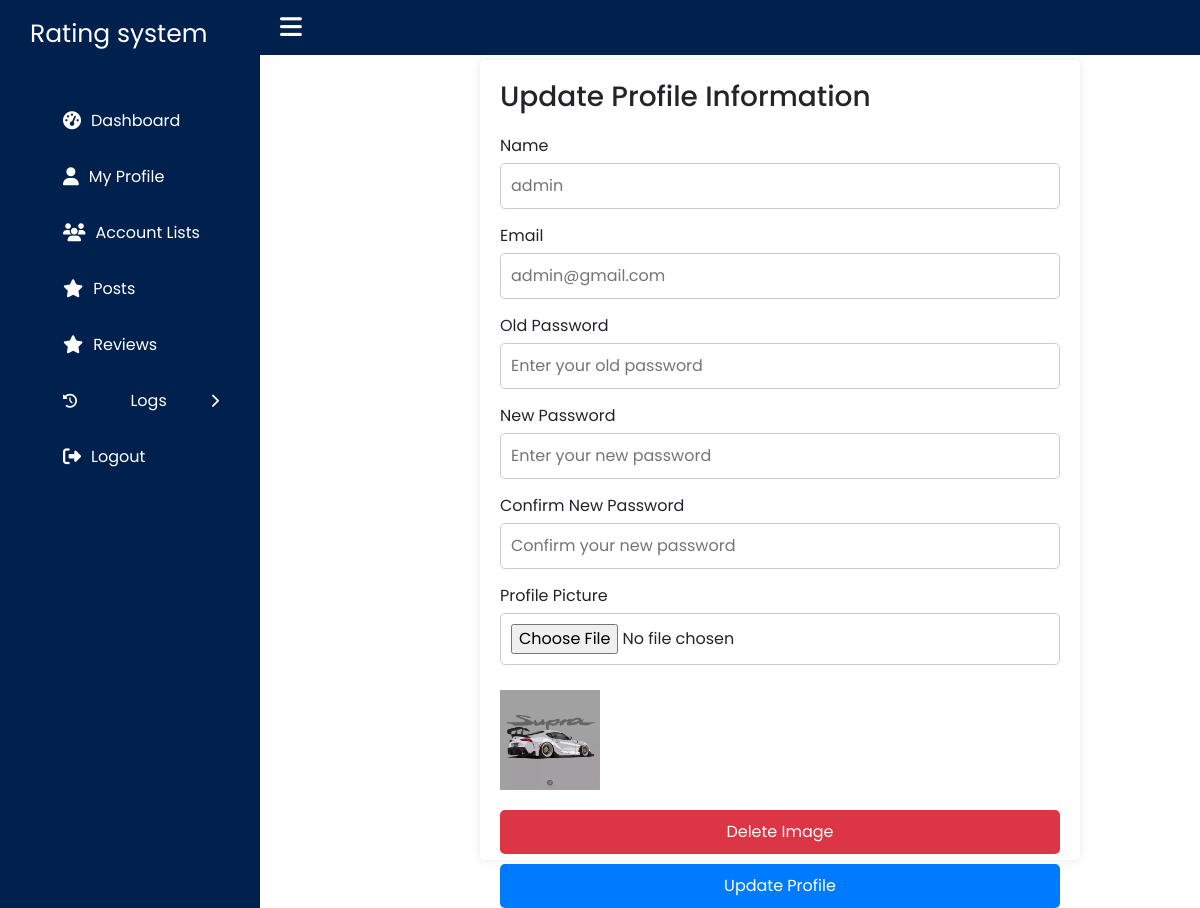
/admin/profile.php (signed in), run on the app's committed database.
### tables this page shows
CREATE TABLE `rating_accounts` (
  `id` int(11) NOT NULL,
  `image` varchar(30) NOT NULL,
  `name` varchar(30) NOT NULL,
  `email` varchar(30) NOT NULL,
  `password` varchar(255) NOT NULL,
  `userType` varchar(20) NOT NULL,
  `date_registered` datetime NOT NULL DEFAULT current_timestamp()
);

### admin/profile.php (the view, shortened to what this page needs)
<?php
include '../components/connection.php';
$select_user = $connForAccounts->prepare("SELECT * FROM `rating_accounts` WHERE id = ? LIMIT 1");
$select_user->execute([$user_id]);
$fetch_user = $select_user->fetch(PDO::FETCH_ASSOC);
?>
<!DOCTYPE html>
<html lang="en">
<head>
    <link rel="stylesheet" href="https://cdnjs.cloudflare.com/ajax/libs/twitter-bootstrap/5.3.0/css/bootstrap.min.css">
    <link rel="stylesheet" href="../css/admin.css">
    <link rel="stylesheet" href="https://cdnjs.cloudflare.com/ajax/libs/font-awesome/6.6.0/css/all.min.css" />
</head>
<body>
<?php include 'sidebar.php'; ?>
</head>
<body>
<main class="main">
    <h3>Update Profile Information</h3>
    <form action="" method="post" enctype="multipart/form-data">
        <div class="form-group">
            <label for="name">Name</label>
            <input type="text" name="name" placeholder="<?= ($fetch_user['name']); ?>" >
        </div>
        <div class="form-group">
            <label for="email">Email</label>
            <input type="email" name="email" placeholder="<?= ($fetch_user['email']); ?>" >
        </div>
        <div class="form-group">
            <label for="old_pass">Old Password</label>
            <input type="password" name="old_pass" placeholder="Enter your old password">
        </div>
        <div class="form-group">
            <label for="new_pass">New Password</label>
            <input type="password" name="new_pass" placeholder="Enter your new password">
        </div>
        <div class="form-group">
            <label for="c_pass">Confirm New Password</label>
            <input type="password" name="c_pass" placeholder="Confirm your new password">
        </div>
        <div class="form-group">
            <label for="images">Profile Picture</label>
            <input type="file" name="images" accept="image/*">
        </div>
        <?php if ($fetch_user['image']): ?>
            <div>
                <img src="../uploaded_files/<?= htmlspecialchars($fetch_user['image']); ?>" alt="Profile Image" class="img-preview">
                <button type="button" class="btn btn-danger" id="delete-image-btn">Delete Image</button>
            </div>
        <?php endif; ?>
        <button type="submit" name="submit" class="btn">Update Profile</button>
    </form>
</main>
</body>
</html>

### css/admin.css (style rules this page uses)
* { margin: 0; padding: 0; box-sizing: border-box; font-family: "Poppins", sans-serif; }
.navbar, .main { left: 260px; width: calc(100% - 260px); transition: all 0.5s ease; z-index: 1000; }
.main { position: relative; height: 100vh; z-index: 100; background: #e7f2fd; top: 50px; }

### admin/profile.php (style rules this page uses)
.main { max-width: 600px; margin: 0 10px 0 220px; background: white; padding: 20px; border-radius: 5px; box-shadow: 0 0 10px rgba(0, 0, 0, 0.1); top: 60px; }
h3 { margin-bottom: 20px; }
.form-group { margin-bottom: 15px; }
.form-group label { display: block; margin-bottom: 5px; }
.form-group input[type="text"], .form-group input[type="email"], .form-group input[type="password"], .form-group input[type="file"] { width: 100%; padding: 10px; border: 1px solid #ccc; border-radius: 5px; }
.btn { background-color: #007bff; color: white; border: none; padding: 10px 15px; border-radius: 5px; cursor: pointer; font-size: 16px; display: block; width: 100%; margin-top: 10px; }
.btn-danger { background-color: #dc3545; }
.img-preview { max-width: 100px; margin: 10px 0; }

### data on the page
rating_accounts: name "admin", email "admin@gmail.com", image (placeholder picture)
